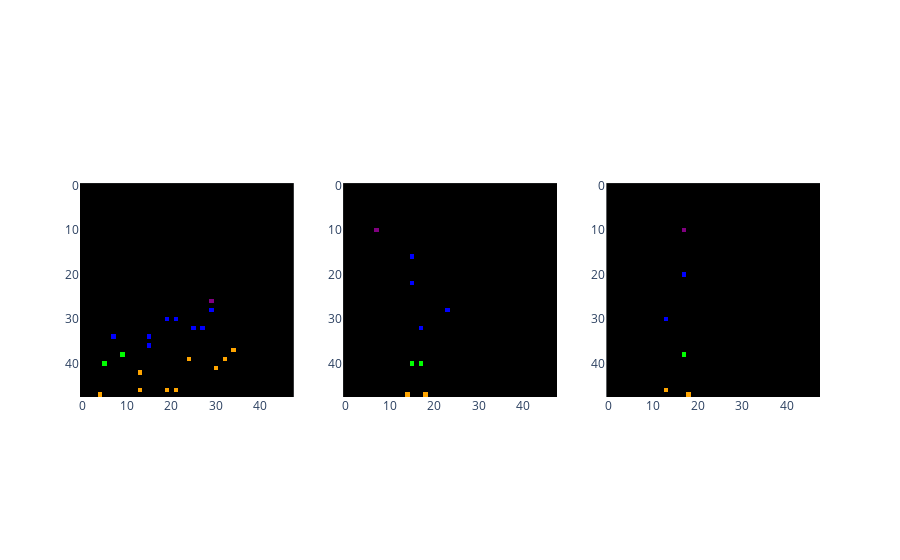

Source (notebook cell):
### Code cell
fig = make_subplots(rows=1, cols=3)

fig.add_trace(go.Image(z=np.asarray(plot_climb(encode_frame(subset["frames"][87], holds)))), row=1, col=1)
fig.add_trace(go.Image(z=np.asarray(plot_climb(encode_frame(subset["frames"][22], holds)))), row=1, col=2)
fig.add_trace(go.Image(z=np.asarray(plot_climb(encode_frame(subset["frames"][89], holds)))), row=1, col=3)

### Figure 1 — Plotly figure (JSON) as saved in the notebook; plotly's stock layout.template omitted (floating-point values rounded to 4 significant figures; data arrays with more than 128 entries replaced by an {"elided": "..."} marker saying what was removed)
{"data": [{"type": "image", "xaxis": "x", "yaxis": "y", "z": {"elided": "48x48x3 int values"}}, {"type": "image", "xaxis": "x2", "yaxis": "y2", "z": {"elided": "48x48x3 int values"}}, {"type": "image", "xaxis": "x3", "yaxis": "y3", "z": {"elided": "48x48x3 int values"}}], "layout": {"xaxis": {"anchor": "y", "domain": [0, 0.2889]}, "xaxis2": {"anchor": "y2", "domain": [0.3556, 0.6444]}, "xaxis3": {"anchor": "y3", "domain": [0.7111, 1]}, "yaxis": {"anchor": "x", "domain": [0, 1]}, "yaxis2": {"anchor": "x2", "domain": [0, 1]}, "yaxis3": {"anchor": "x3", "domain": [0, 1]}}}
